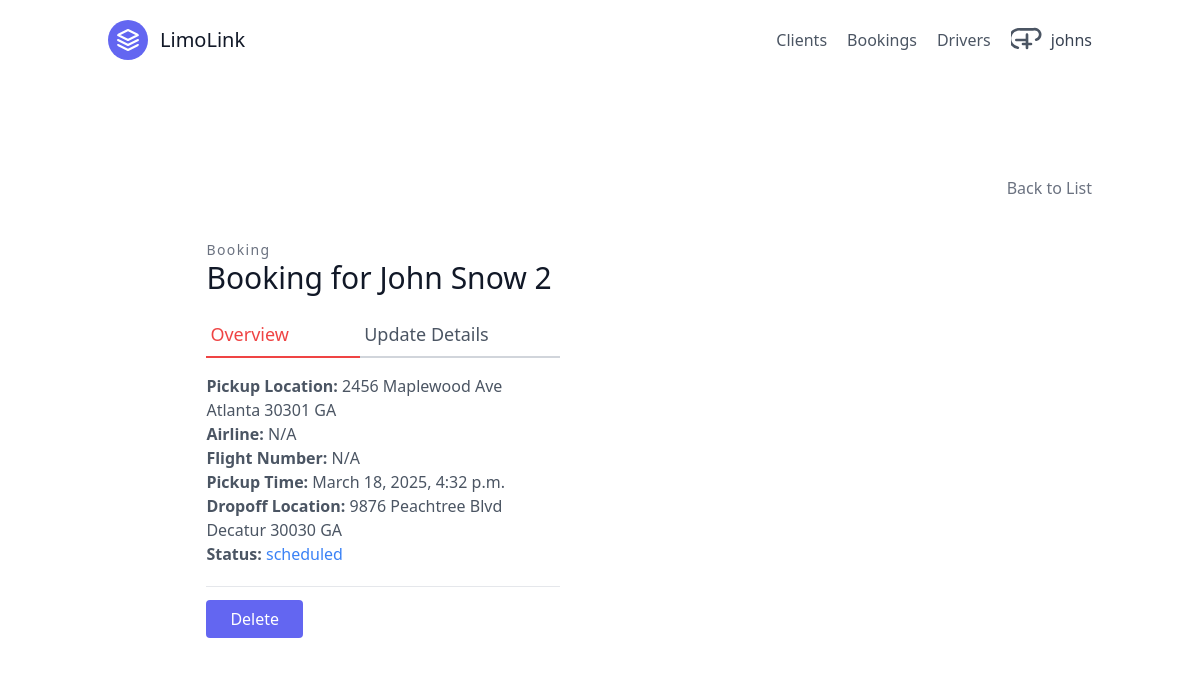
The page /bookings/3/ (signed in) on the database its author committed.
### clients/models.py (models this page shows)
class User(AbstractUser):
    is_active = models.BooleanField(default=True)

class Client(models.Model):
    first_name = models.CharField(max_length=100)
    last_name = models.CharField(max_length=100)
    email = models.EmailField()
    phone = models.CharField(max_length=15)
    street_address = models.CharField(max_length=255, blank=True)
    city = models.CharField(max_length=100, blank=True)
    state = models.CharField(max_length=100, blank=True)
    postal_code = models.CharField(max_length=20, blank=True)
    preferred_contact_method = models.CharField(max_length=50, blank=True)
    def __str__(self):
        return f"{self.first_name} {self.last_name}"

### bookings/models.py (models this page shows, shortened)
class Booking(models.Model):
  client = models.ForeignKey('clients.Client', on_delete=models.CASCADE, related_name='bookings')
  driver = models.ForeignKey(Driver, on_delete=models.SET_NULL, null=True, blank=True, related_name='bookings')
  created_by = models.ForeignKey(settings.AUTH_USER_MODEL, on_delete=models.CASCADE)
  updated_by = models.ForeignKey(settings.AUTH_USER_MODEL, on_delete=models.CASCADE, null=True, blank=True, related_name='updated_bookings')
  pickup_street_address = models.CharField(max_length=255)
  pickup_city = models.CharField(max_length=100, blank=True, null=True)
  pickup_state = models.CharField(max_length=2, blank=True, null=True)
  pickup_zip_code = models.CharField(max_length=10, blank=True, null=True)
  dropoff_street_address = models.CharField(max_length=255)
  dropoff_city = models.CharField(max_length=100,  blank=True, null=True)
  dropoff_state = models.CharField(max_length=2, blank=True, null=True)
  dropoff_zip_code = models.CharField(max_length=10, blank=True, null=True)
  airline = models.CharField(max_length=50, choices=AIRLINE_CHOICES)
  other_airline = models.CharField(max_length=100, blank=True, null=True)
  flight_number = models.CharField(max_length=10, blank=True, null=True)
  passengers = models.IntegerField()
  pickup_time = models.DateTimeField()
  fare = models.DecimalField(max_digits=10, decimal_places=2)
  payment_method = models.CharField(max_length=11, choices=PAYMENT_METHOD_CHOICES)
  status = models.CharField(max_length=10, choices=STATUS_CHOICES, default='scheduled')

### bookings/views.py (the view)
# urls.py: path('<int:pk>/', BookingDetailView.as_view(), name="booking-detail"),
class BookingDetailView(LoginRequiredMixin, DetailView):
    model = Booking
    template_name = 'bookings/booking_detail.html'
    context_object_name = 'bookings'
    def get(self, request, *args, **kwargs):
      print(f"Debug: Booking Detail View called with PK={kwargs.get('pk')}")
      return super().get(request, *args, **kwargs)

### templates/bookings/booking_detail.html (shortened to what this page needs)
{% extends "base.html" %}
{% load tailwind_filters %}
{% block content %}
<section class="text-gray-600 body-font overflow-hidden">
  <div class="container px-5 py-24 mx-auto">
    <div class="flex justify-between mb-4">
      <a href="{% url 'bookings:booking-list' %}" class="text-gray-500 hover:text-blue-500 ml-auto block">Back to
        List</a>
    </div>
    <div class="lg:w-4/5 mx-auto flex flex-wrap">
      <div class="lg:w-1/2 w-full lg:pr-10 lg:py-6 mb-6 lg:mb-0">
        <h2 class="text-sm title-font text-gray-500 tracking-widest">Booking</h2>
        <h1 class="text-gray-900 text-3xl title-font font-medium mb-4">
          Booking for {{ bookings.client }}
        </h1>
        <div class="flex mb-4">
          <a href="{% url 'bookings:booking-detail' bookings.pk %}"
            class="flex-grow border-b-2 py-2 text-lg px-1 {% if request.resolver_match.url_name == 'booking-detail' %}border-red-500 text-red-500{% else %}border-gray-300{% endif %}">Overview</a>
          <a href="{% url 'bookings:booking-update' bookings.pk %}"
            class="flex-grow border-b-2 py-2 text-lg px-1 {% if request.resolver_match.url_name == 'booking-update' %}border-red-500 text-red-500{% else %}border-gray-300{% endif %}">Update
            Details</a>
        </div>
        <div class="mb-4">
          <p><strong>Pickup Location:</strong>
            {{ bookings.pickup_street_address }}
            {{ bookings.pickup_city }}
            {{ bookings.pickup_zip_code }}
            {{ bookings.pickup_state }}
          </p>
          <p><strong>Airline:</strong>
            {% if booking.airline %}
            {{ bookings.airline|default:"N/A" }}
            {% else %}
            {{ bookings.other_airline|default:"N/A" }}
            {% endif %}
          </p>
          <p><strong>Flight Number:</strong>
            {{ bookings.flight_number|default:"N/A" }}
          </p>
          <p><strong>Pickup Time:</strong> {{ bookings.pickup_time }}</p>
          <p><strong>Dropoff Location:</strong>
            {{ bookings.dropoff_street_address }}
            {{ bookings.dropoff_city }}
            {{ bookings.dropoff_zip_code }}
            {{ bookings.dropoff_state }}</p>
          <p><strong>Status:</strong> <span class="text-blue-500">{{ bookings.status }}</span></p>
        </div>
        <div class="mt-5 py-5 border-t border-gray-200">
          <a href="{% url 'bookings:booking-delete' bookings.pk %}"
            class="w-1/2 mt-3 text-white bg-indigo-500 border-0 py-2 px-6 focus:outline-none hover:bg-indigo-600 rounded">
            Delete
          </a>
        </div>
      </div>
    </div>
  </div>
</section>
{% endblock content %}

### templates/navbar.html (shortened to what this page needs)
<header class="text-gray-600 body-font">
  <div class="container mx-auto flex flex-wrap p-5 flex-col md:flex-row items-center">
    <a class="flex title-font font-medium items-center text-gray-900 mb-4 md:mb-0">
      <svg xmlns="http://www.w3.org/2000/svg" fill="none" stroke="currentColor" stroke-linecap="round"
        stroke-linejoin="round" stroke-width="2" class="w-10 h-10 text-white p-2 bg-indigo-500 rounded-full"
        viewBox="0 0 24 24">
        <path d="M12 2L2 7l10 5 10-5-10-5zM2 17l10 5 10-5M2 12l10 5 10-5"></path>
      </svg>
      <span class="ml-3 text-xl">LimoLink</span>
    </a>
    <nav class="md:ml-auto flex flex-wrap items-center text-base justify-center">
      <a href="{% url 'clients:client-list' %}" class="mr-5 hover:text-gray-900">Clients</a>
      <a href="{% url 'bookings:booking-list' %}" class="mr-5 hover:text-gray-900">Bookings</a>
      <a href="{% url 'drivers:driver-list' %}" class="mr-5 hover:text-gray-900">Drivers</a>
    </nav>
    {% if request.user.is_authenticated %}
    <div x-data="{ open: false }" class="relative">
      <button @click="open = !open"
        class="flex items-center space-x-2 text-gray-700 hover:text-gray-900 focus:outline-none">
        <svg class="w-8 h-8 text-gray-600 hover:text-gray-900" xmlns="http://www.w3.org/2000/svg" fill="none"
          viewBox="0 0 24 24" stroke="currentColor">
          <path stroke-linecap="round" stroke-linejoin="round" stroke-width="2"
            d="M5.121 17.804A4 4 0 017.197 4h9.606a4 4 0 012.076 7.804M9 15h6m-3-3v6m0-6V8m0 4H4" />
        </svg>
        <span class="hidden sm:inline">{{ request.user.username }}</span>
      </button>
    </div>
    {% endif %}
  </div>
</header>

### rows shown on the page
User: user.username "johns"
Booking: client "John Snow 2", pickup_street_address "2456 Maplewood Ave", pickup_city "Atlanta", pickup_zip_code "30301", pickup_state "GA", other_airline "N/A", flight_number "N/A", pickup_time "March 18, 2025, 4:32 p.m.", dropoff_street_address "9876 Peachtree Blvd", dropoff_city "Decatur", dropoff_zip_code "30030", dropoff_state "GA", status "scheduled"
